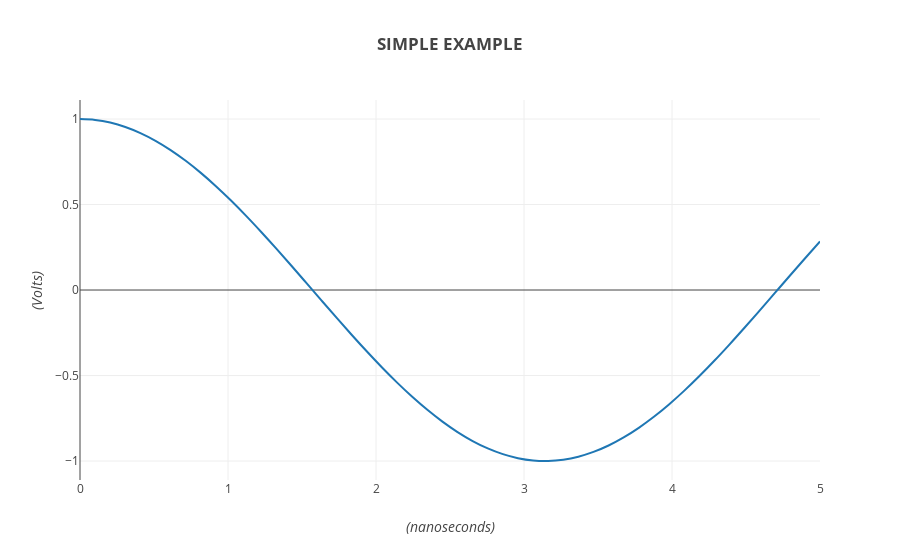

This figure's notebook cell:
### Code cell
x = np.linspace(0, 5)
# x = [1000,10000,10000,1000000,10000000]
# y = [2.85,30.174,317.224,3774.8,44237.7]

layout = go.Layout(
    title='<b>SIMPLE EXAMPLE</b>',
    yaxis=dict(
        title='<i>(Volts)</i>'
    ),
    xaxis=dict(
        title='<i>(nanoseconds)</i>'
    )
)


# def update_plot(signals, freq):
    
#     """
#     This function updates the plot everytime a widget is changed
#     """
# data = []
#     for s in signals:
trace1 = go.Scatter(
            x=x,
#             y=special.jv(s, freq * x),
            y=np.cos(x),
            mode='lines',
#             name='bessel {}'.format(s),
            line=dict(
                shape='spline'
            )
        )
# data.append(trace1)

fig = go.Figure(data=[trace1], layout=layout)
py.offline.iplot(fig)
# print(x)

# signals = widgets.SelectMultiple(options=list(range(6)), value=(0, ), description='Bessel Order')
# freq = widgets.FloatSlider(min=1, max=20, value=1, description='Freq')
# widgets.interactive(update_plot, signals=signals, freq=freq)

### Figure 1 — Plotly figure (JSON) as saved in the notebook; plotly's stock layout.template omitted (floating-point values rounded to 4 significant figures)
{"data": [{"line": {"shape": "spline"}, "mode": "lines", "type": "scatter", "uid": "f6410ee8-c3dd-4427-a953-439e6af0d8b6", "x": [0, 0.102, 0.2041, 0.3061, 0.4082, 0.5102, 0.6122, 0.7143, 0.8163, 0.9184, 1.02, 1.122, 1.224, 1.327, 1.429, 1.531, 1.633, 1.735, 1.837, 1.939, 2.041, 2.143, 2.245, 2.347, 2.449, 2.551, 2.653, 2.755, 2.857, 2.959, 3.061, 3.163, 3.265, 3.367, 3.469, 3.571, 3.673, 3.776, 3.878, 3.98, 4.082, 4.184, 4.286, 4.388, 4.49, 4.592, 4.694, 4.796, 4.898, 5], "y": [1, 0.9948, 0.9792, 0.9535, 0.9179, 0.8726, 0.8184, 0.7556, 0.6849, 0.6071, 0.523, 0.4335, 0.3394, 0.2418, 0.1417, 0.04017, -0.06182, -0.1632, -0.2628, -0.3597, -0.4529, -0.5414, -0.6242, -0.7005, -0.7696, -0.8306, -0.883, -0.9262, -0.9598, -0.9834, -0.9968, -0.9998, -0.9924, -0.9746, -0.9468, -0.909, -0.8619, -0.8057, -0.7412, -0.669, -0.5898, -0.5044, -0.4138, -0.319, -0.2208, -0.1203, -0.01851, 0.08343, 0.1845, 0.2837]}], "layout": {"title": "<b>SIMPLE EXAMPLE</b>", "xaxis": {"title": "<i>(nanoseconds)</i>"}, "yaxis": {"title": "<i>(Volts)</i>"}}}
